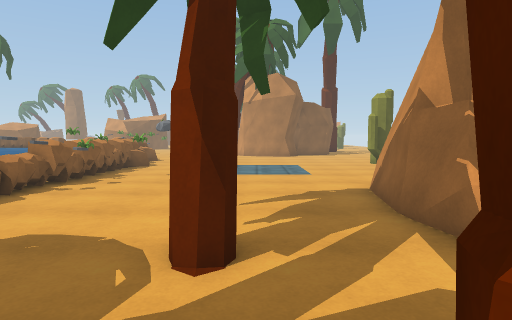
View 1 (above)

23 first-person views from a walk through a Unity game level. The camera is 1.4 m above the floor, tilts 4° down and sees 75° across. The floor is counted in squares, 1 m on a side. Each view is taken from the middle of a square. On the plan, view 1 faces up. The plan holds only what a view shows up to about 15 squares ahead; the rest is blank. The place goes on beyond the plan. The player is left out. Some surface patterns are stand-ins.

View 2
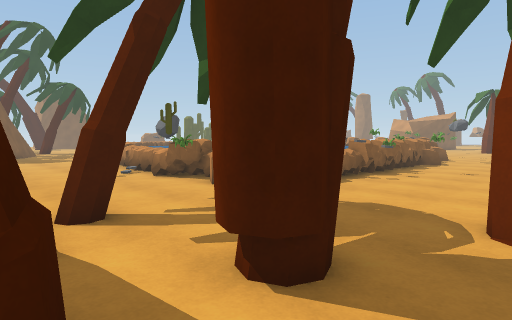

View 3
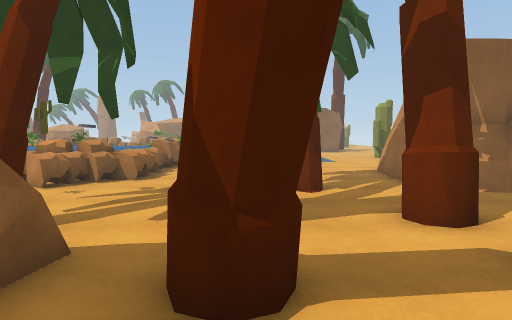

View 4
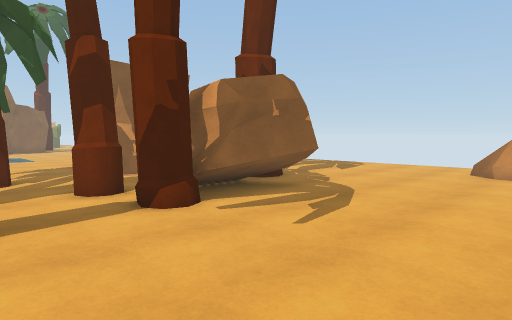

View 5
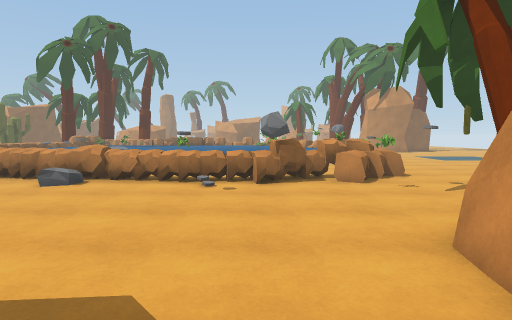

View 6
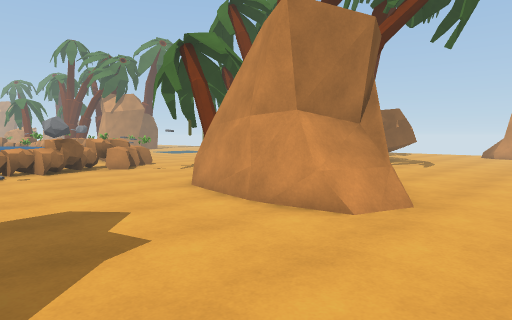

View 7
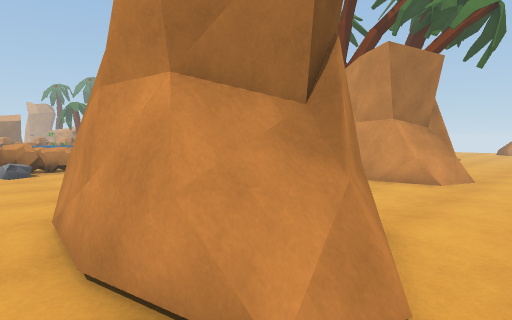

View 8
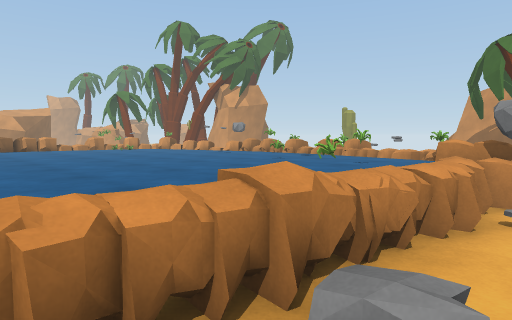

View 9
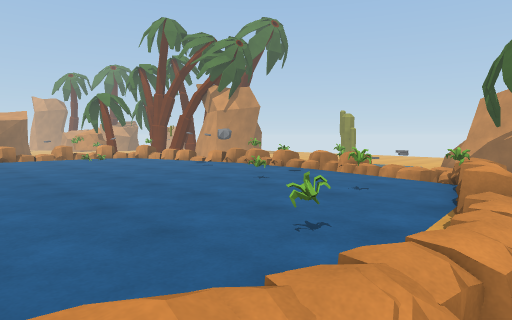

View 10
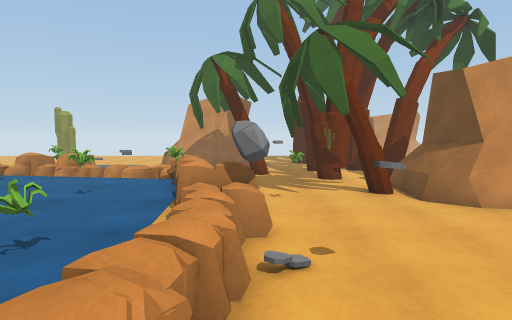

View 11
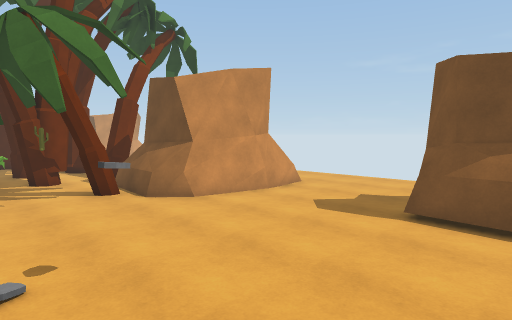

View 12
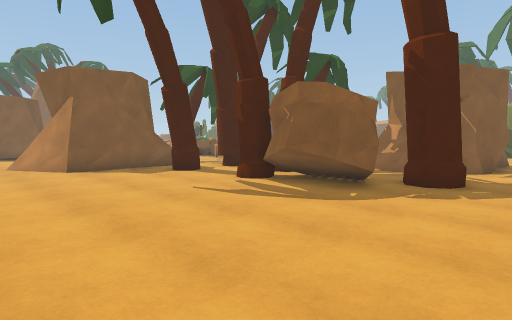

View 13
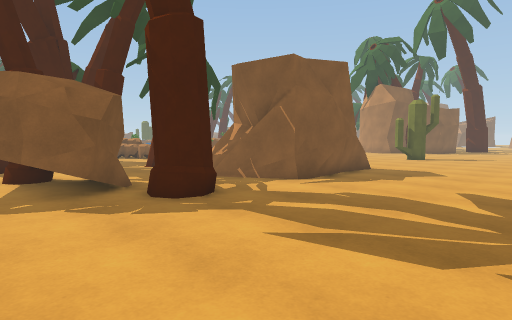

View 14
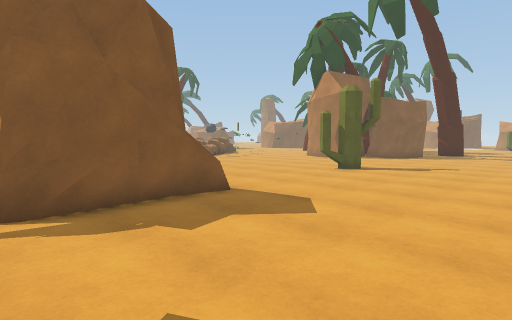

View 15
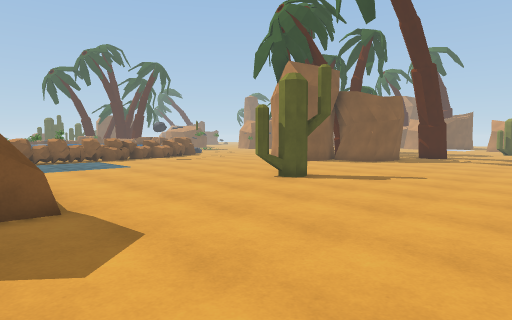

View 16
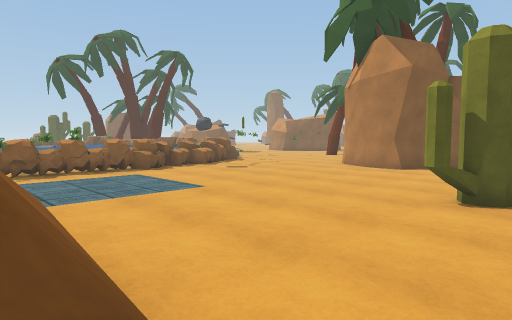

View 17
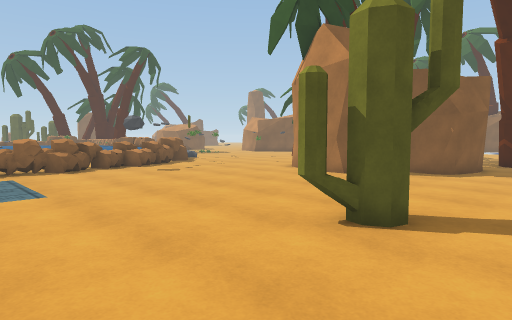

View 18
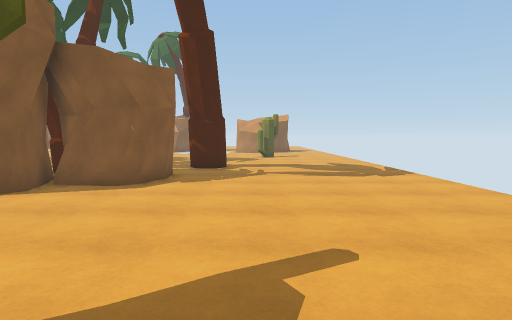

View 19
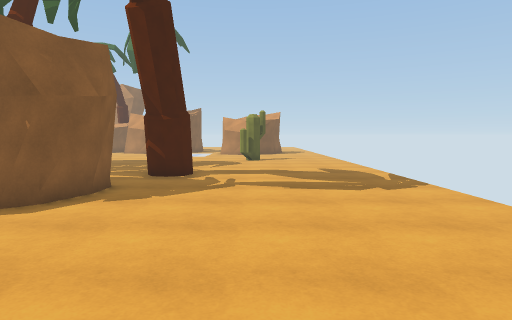

View 20
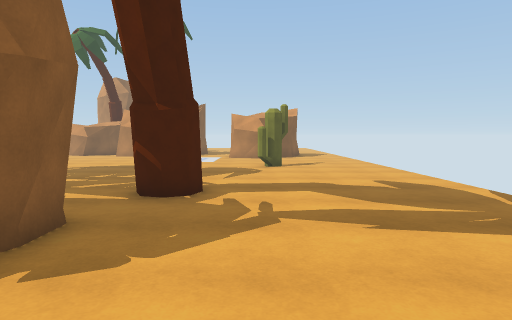

View 21
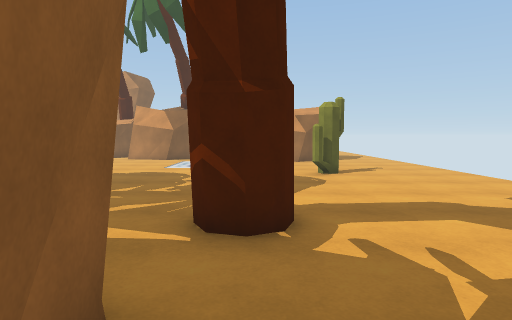

View 22
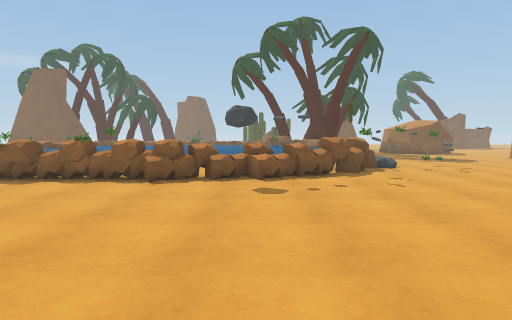

View 23
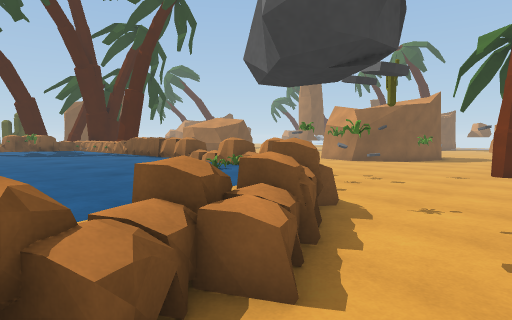

### Floor plan
Key: @ floor where view 1 was taken; # wall or solid block; x gap in a wall; . main floor; : floor 0.25 m higher than the main floor; / step, stairs or slope; = window, fence, low wall or low ledge; ^ raised ledge; v drop or lower ground; R rock; B bush; O other object.
Columns run from 19 left of view 1 to 15 right of it. Each row starts with its distance up from view 1.
 38                     ..... ........v
 37                     ..... ........v
 36                      .... ........v
 35                      .... ........v
 34            ..         ... ........v
 33           ...         ............v
 32          ....#         .. #.......v
 31         .....x         ..##.......v
 30         .....#          ..........v
 29         ...O..      ##   #........v
 28         .......      #   #........v
 27          O=....      ##  #........v
 26          O.....      #####........v
 25          O..... ..   ##...........v
 24  ORRRRO ORR.......  ###...........v
 23  ORRRROOORORB.....................v
 22 ^^^^^^   ^^RR.....................
 21 ^^^^^^^^O ^RR....................
 20 ^^^^^^^^^^ RRR..................
 19 ^^^^^^^^^^^RRR...................
 18   ^^^^^^^^^^RR........... #......
 17   ^^^^^^^^^ RR...........##......
 16   ^^^^^^^^^^RRR..................
 15   ^^^^^^^^^^RR...................
 14   ^^^^^^^^^OOR...................
 13  ^^^^^^^^^^^RO.../:::............
 12  ^^^^^^^^^^^RR.O./:::.............
 11  ^^^^^^^^O^^ROO../:::.............
 10  ^^^^^^^^^^^RR#..////..===.......
  9  ^^^^^^^^^^^RR#... ...#####......
  8  ^^^^^^^^B^^RO.... ...#   #.......
  7   ^^^B^^^B^^RR.... ...#   #.......
  6 RRRR^B^^^RRBRR........#   #......
  5 RRRRRRRRRRRRR.........#####......
  4 ../..RRRR#.R......#...=^##........
  3 ...........OO#...................
  2   ....#..........................
  1  ...............##..# ...##......
  0  ............#..##.@#######.......
 -1  ..........=^#=.....######........
 -2  ..........#####x#..######.......
 -3  ..........#   #.......##.........
 -4  .####....##   #..................v
 -5  #####....##  ##...............===
 -6 .##  #....#####...............###
 -7 .## ##.....=^#................
 -8  =###........................
 -9   ==............. ..........
-10 .  ... ...               ..  .

Where each view was taken, in squares from view 1:
view 1: 0 up, 0 right, facing up
view 2: 2 down, 0 right, facing up-left
view 3: 5 down, 2 left, facing up
view 4: 8 down, 2 left, facing up-right
view 5: 6 down, 11 left, facing up
view 6: 10 down, 14 left, facing up-right
view 7: 10 down, 19 left, facing up-right
view 8: 3 up, 19 left, facing up-right
view 9: 4 up, 17 left, facing up-right
view 10: 4 up, 17 left, facing right
view 11: 4 up, 17 left, facing down-right
view 12: 10 down, 10 right, facing up-left
view 13: 4 down, 14 right, facing up-left
view 14: 4 up, 14 right, facing up-left
view 15: 8 up, 14 right, facing up-left
view 16: 9 up, 8 right, facing up-left
view 17: 12 up, 9 right, facing up-left
view 18: 16 up, 9 right, facing up
view 19: 19 up, 10 right, facing up
view 20: 23 up, 9 right, facing up
view 21: 26 up, 7 right, facing up
view 22: 19 up, 5 right, facing left
view 23: 17 up, 4 left, facing up-left
